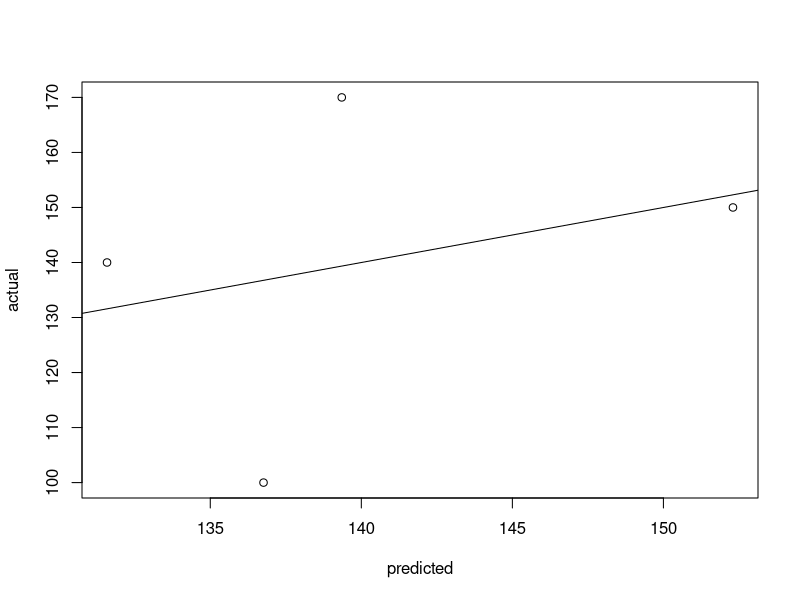
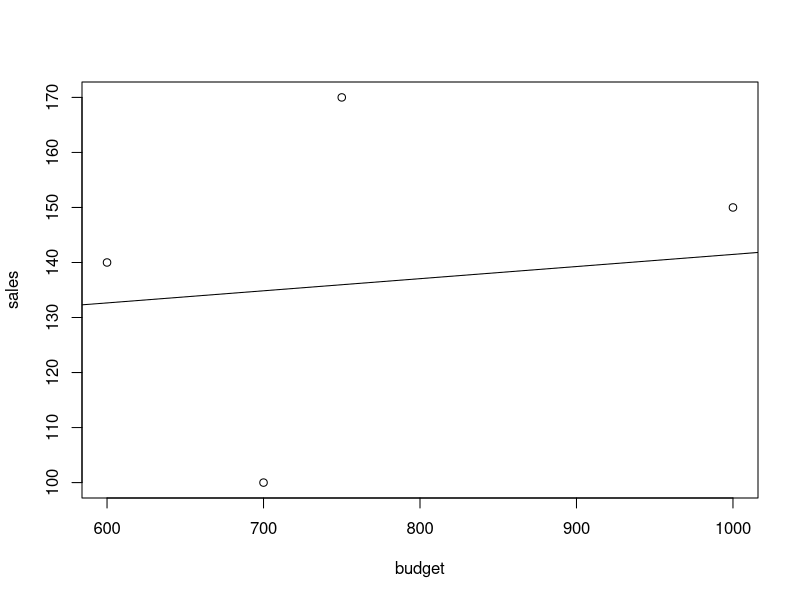

Here is the R script that generated these plots, in order:
setwd("C:\\Users\\Dhanushguntha\\Desktop\\dalabpractice")
lr<-read.csv("lr.csv",header=TRUE,sep=",")
lr
budget <-mean(lr$budget)
sales <- mean(lr$sales)
num<-0
den<-0

for(i in 1:nrow(lr)){
  num =num + (lr[i,2] - budget) * (lr[i,3] - sales)
  den = den + ((lr[i,2] - budget) ^ 2)
  # print(i)
}

num
den
b1<- num/den
b0<- sales - b1 * budget
b0
b1


lr$pred1<-b0 + b1 * lr$budget
k <- lr$pred1

lr

rss <- 0
for (i in 1:nrow(lr)){
  rss=rss+(lr[i,3]-k[i])^2
  #print(rss)
}

rse <- sqrt(rss/(nrow(lr)-2))    #rse=rss/(n-p-1) p=no. of predictors=1 n-1-1=n-2
rse

tss<- 0
for (i in 1:nrow(lr)){
  tss=tss+(lr[i,3]-sales)^2
  #print(tss)
}
tss

r_sqr <- 1 - rss / tss
r_sqr
x<- readline(prompt="Enter Budget: ")
# convert character into integer
x <- as.integer(x)
y <- b0 + b1 * x
y

#using predefined function
fit<-lm(sales~budget,lr)
summary(fit)
lr$pred2<-predict(fit,data.frame(budget=c(lr$budget)))
lr

plot(lr$pred2,lr$sales,xlab="predicted",ylab="actual")
abline(a=0,b=1)

lr

#plot predictor vs response values
plot(lr$budget,lr$sales,xlab="budget",ylab="sales")
abline(a=119.4331,b=0.02204)
